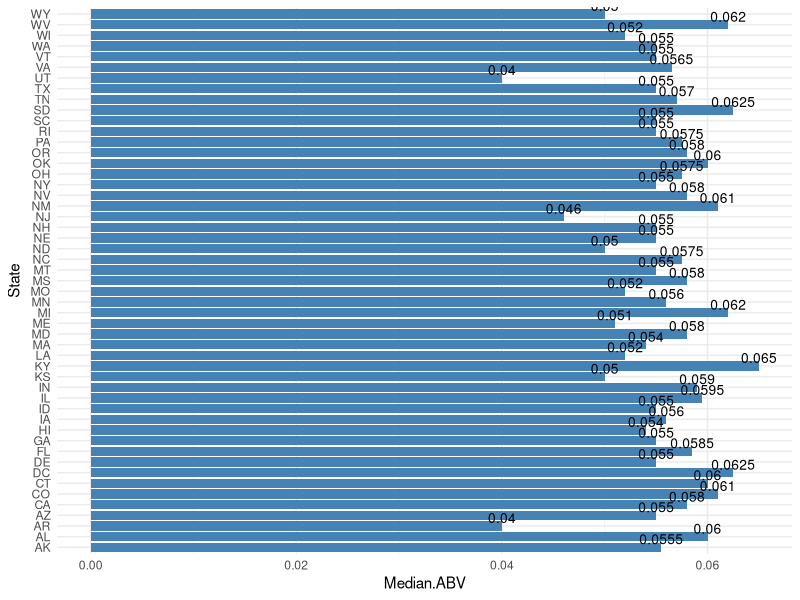
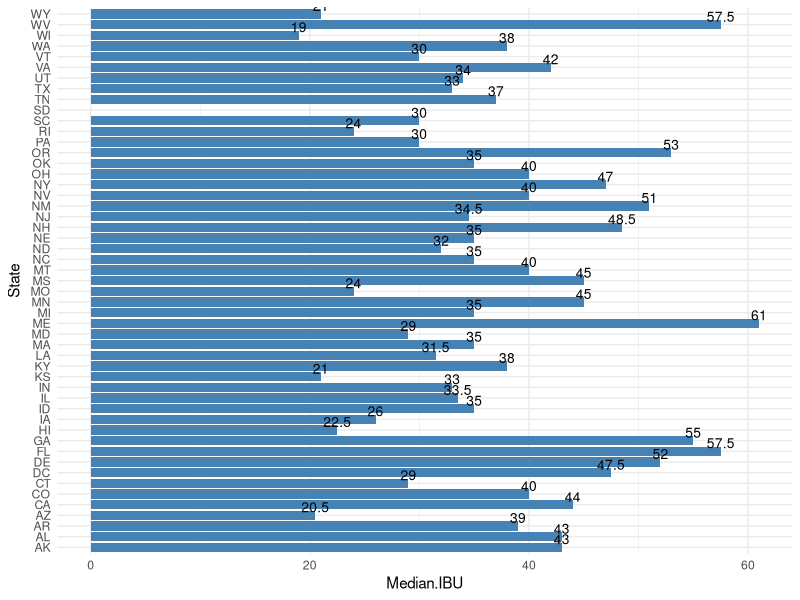

Source code (R) for these figures, in order: (Note: this script raises an error after producing the figures.)
## ---- chunk 1
knitr::opts_chunk$set(echo = TRUE)
## ---- chunk 2
# Load necessary Libraries
library(plyr)
library(ggplot2)

# Data Cleanse Function
cleanData <- function(beerList, beerData) {
    # Leave original data the same
    nonDupBeer <- beerData
    # Loop through list of names
    for (name in beerList) {
        # Find beers with the same
        tmpResult <- beerData[which(beerData$Name.x == name), ]
        # print(tmpResult)
        rCount = nrow(tmpResult)
        # print(rCount)
        rNames = rownames(tmpResult)
        # print(rNames)
        
        # Loop through list of beers with same name. If They match on all 4 columns, remove the last beer
        # from the list
        while (rCount > 1) {
            # If name, abv, ibu, and brewery_id are both the same, remove duplicate entry
            if (identical(tmpResult[rCount - 1, "Name.x"], tmpResult[rCount, "Name.x"]) && 
                identical(tmpResult[rCount - 1, "ABV"], tmpResult[rCount, "ABV"]) &&
                identical(tmpResult[rCount - 1, "IBU"], tmpResult[rCount, "IBU"]) &&
                identical(tmpResult[rCount, "Brewery_id"], tmpResult[rCount, "Brewery_id"])) {
                
                # Convert row id to integer
                rmvID <- as.integer(rNames[rCount])
                #cat("Match Found\n")
                #cat("Name: ", name, "\n")
                #cat("Removing row id: ", rmvID, "\n")
                # Duplicate found, remove from beer list
                nonDupBeer <- nonDupBeer[-rmvID, ]
            } else {
                # Display remaining list of duplicates to inspect manually
                if (identical(tmpResult[rCount - 1, "City"], tmpResult[rCount, "City"]) &&
                    identical(tmpResult[rCount - 1, "State"], tmpResult[rCount, "State"])) {
                    
                    #print(tmpResult)
                    #rmvID <- as.integer(rNames[rCount])
                    #cat("Removing: ", name, " ", rmvID, "\n")
                    #nonDupBeer <- nonDupBeer[-rmvID, ]
                    #removalCount = removalCount + 1
                }
            }
            # Reduce count and repeat loop
            rCount = rCount - 1
        }
    }
    # After visual inspection of remaining duplicates that match city and state remove these duplicates
    nonDupBeer <- nonDupBeer[-c(435, 1924, 1262, 779, 951), ]
    # Return list with duplicate beers removed
    return(nonDupBeer)
}
## ---- chunk 3
# Load in the data sets, UTF-8 encoding necessary due to non-ascii characters being in the data
beers <- read.csv("Beers.csv", header = T, sep = ",", encoding = 'UTF-8')
breweries <- read.csv("Breweries.csv", header = T, sep = ",", encoding = 'UTF-8')

# Change Brew_ID to Brewery_id in order to make merging the two data sets easier
colnames(breweries) <- c("Brewery_id", "Name", "City", "State")

# Clean brewery data
trim.leading <- function (x) sub("^\\s+", "", x)
stateList <- unique(trim.leading(tolower(breweries$State)))

#After uploading the raw brewery data, we counted how many breweries were in each state.
breweries.per.state <- aggregate(data.frame(count=breweries$State), list(value=breweries$State), length)

#We then ordered the data to list number of breweries per state in descending order.
breweries.per.state.ordered <- breweries.per.state[order(-breweries.per.state$count),]
breweries.per.state.ordered
## ---- chunk 4
# Clean and Combine the two data sets based on the Brewery_id id
# Combine beer and brewery data set
dfMerge <- merge(beers, breweries, by = "Brewery_id", all = T)
# Create list of duplicate beers
beerList <- count(dfMerge, "Name.x")
# Return names of beers with duplicates found
duplicateBeerList <- beerList[(beerList$freq > 1), ]
# Clean the beer data and return
beer_breweries_merge <- cleanData(duplicateBeerList$Name, dfMerge)

# Print the first 6 and last 6 rows of the combined data set
head(beer_breweries_merge, n = 6)
tail(beer_breweries_merge, n = 6)
## ---- chunk 5
# Count number of NA values for ABV column
NA_in_ABV <- sum(is.na(beer_breweries_merge$ABV))

# Count number of NA values for IBU column
NA_in_IBU <- sum(is.na(beer_breweries_merge$IBU))

# Print count for ABV
print(NA_in_ABV)

# Print count for IBV
print(NA_in_IBU)
## ---- chunk 6
#We then found the median alcohol by volume (ABV) in the reported beers by each state.
median.abv.per.state <- aggregate(data.frame(median=beer_breweries_merge$ABV), list(value=beer_breweries_merge$State), median, na.rm=TRUE)
names(median.abv.per.state) = c("State", "Median.ABV")

#We then found the median international bitter units (IBU) in the reported beers by each state.
median.ibu.per.state <- aggregate(data.frame(median=beer_breweries_merge$IBU), list(value=beer_breweries_merge$State), median, na.rm=TRUE)
names(median.ibu.per.state) = c("State", "Median.IBU")

#A data frame with just the median calculations per state was made.
median.df <- merge(median.abv.per.state, median.ibu.per.state, by="State")
names(median.df) = c("State", "Median.ABV", "Median.IBU")
median.df.orderedABV <- median.df[order(-median.df$Median.ABV),]
median.df.orderedIBU <- median.df[order(-median.df$Median.IBU),]

library(ggplot2)

#A bar chart was made of the median ABVs per state.
ggplot(data=median.df.orderedABV, aes(x=State, y=Median.ABV)) + geom_bar(stat="identity", fill="steelblue") + geom_text(aes(label=Median.ABV), vjust=-0.3, size=3.5) + theme_minimal() + coord_flip()

#A bar chart was made of the median IBUs per state.
ggplot(data=median.df.orderedIBU, aes(x=State, y=Median.IBU)) + geom_bar(stat="identity", fill="steelblue") + geom_text(aes(label=Median.IBU), vjust=-0.3, size=3.5) + theme_minimal() + coord_flip()
## ---- chunk 7
# Determine max value of ABV ignoring NAs
abvMax <- max(beer_breweries_merge$ABV, na.rm = T)

# Determine max value of IBU ignoring NAs
ibuMax <- max(beer_breweries_merge$IBU, na.rm = T)

# State with the highest ABV value
abvState <- beer_breweries_merge[which(beer_breweries_merge$ABV == abvMax), ][10]

# State with the highest IBU value
ibuState <- beer_breweries_merge[which(beer_breweries_merge$IBU == ibuMax), ][10]

# Print ABV State
print(abvState)

# Print IBU State
print(ibuState)
## ---- chunk 8
library(data.table)
NA_in_ABV <- sum(is.na(beer_breweries_merge$ABV))
NA_in_IBU <- sum(is.na(beer_breweries_merge$IBU))
print(NA_in_ABV)
print(NA_in_IBU)
beer_breweries_merged_table <- beer_breweries_merge
colnames(beer_breweries_merged_table)<- c("Brew_ID","Breweries_Name","City","State","Beer_Brand","Beer_ID","ABV","IBU","Style","Ounces")
beer_breweries_merged_table_no_NAs <- beer_breweries_merge[!rowSums((is.na(beer_breweries_merge))),]
summary(beer_breweries_merged_table_no_NAs$ABV)
beer_breweries_merged_table_no_NAs_abv_total <- as.data.table(beer_breweries_merged_table_no_NAs)
class(beer_breweries_merged_table_no_NAs)
beer_breweries_merged_table_no_NAs_abv_total <- beer_breweries_merged_table_no_NAs_abv_total[,sum(ABV), by ="State"]
colnames(beer_breweries_merged_table_no_NAs_abv_total) <- c("State","ABV")
beer_breweries_merged_table_no_NAs_abv_total <- beer_breweries_merged_table_no_NAs_abv_total[order(beer_breweries_merged_table_no_NAs_abv_total$ABV, decreasing = TRUE)]
View(beer_breweries_merged_table_no_NAs_abv_total)
beer_breweries_merged_table_no_NAs_ibu_total <- as.data.table(beer_breweries_merged_table_no_NAs)
beer_breweries_merged_table_no_NAs_ibu_total <- beer_breweries_merged_table_no_NAs_ibu_total[,sum(IBU), by ="State"]
colnames(beer_breweries_merged_table_no_NAs_ibu_total) <- c("State","IBU")
beer_breweries_merged_table_no_NAs_ibu_total <- beer_breweries_merged_table_no_NAs_ibu_total[order(beer_breweries_merged_table_no_NAs_ibu_total$IBU, decreasing = TRUE)]
View(beer_breweries_merged_table_no_NAs_ibu_total)
median.abv.per.state <- aggregate(beer_breweries_merged_table_no_NAs[,7], list(beer_breweries_merged_table_no_NAs$State),median)
colnames(median.abv.per.state) <- c("State","Median ABV")
View(median.abv.per.state)
median.ibu.per.state <- aggregate(beer_breweries_merged_table_no_NAs[,8], list(beer_breweries_merged_table_no_NAs$State),median)
colnames(median.ibu.per.state) <- c("State","Median IBU")
View(median.ibu.per.state)
median_ibu_abv_by_state <- merge(median.abv.per.state,median.ibu.per.state,by="State")
View(median_ibu_abv_by_state)
melted_data <- melt(median_ibu_abv_by_state,id.vars= "State", measure.vars = c("Median ABV","Median IBU"))
colnames(melted_data) <- c("State","Beer_Parameter", "Value")
View(melted_data)
library(ggplot2)
ggplot(melted_data, aes(x= State, y= Value)) + geom_bar(aes(fill = Beer_Parameter), position = "dodge", stat = "identity") + scale_y_log10() + theme(axis.text.x = element_text(angle = 90, hjust= 1.5))
colnames(beer_breweries_merged_table_no_NAs) <- c("Brew_ID", "Brewery_Name", "City", "State", "Beer_Name", "Beer_ID","ABV","IBU","Style","Ounces")
ggplot(beer_breweries_merged_table_no_NAs, aes(x=ABV, y = IBU)) + geom_point()+ geom_smooth(method = lm)
cor.test(beer_breweries_merged_table_no_NAs$ABV, beer_breweries_merged_table_no_NAs$IBU)
lm(beer_breweries_merged_table_no_NAs$ABV ~ beer_breweries_merged_table_no_NAs$IBU )
